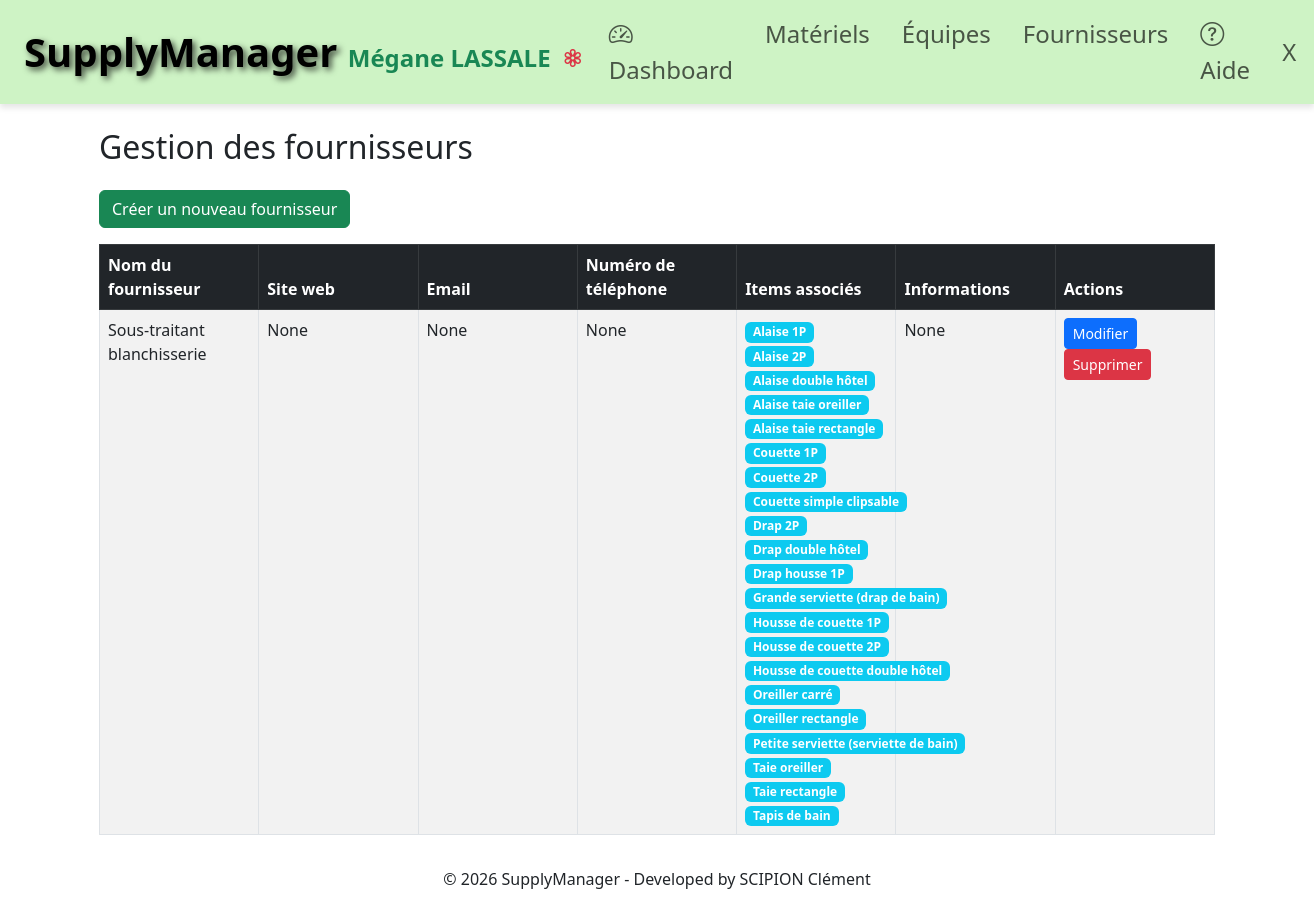
Before: /suppliers-management/ (signed in) with the older database file.
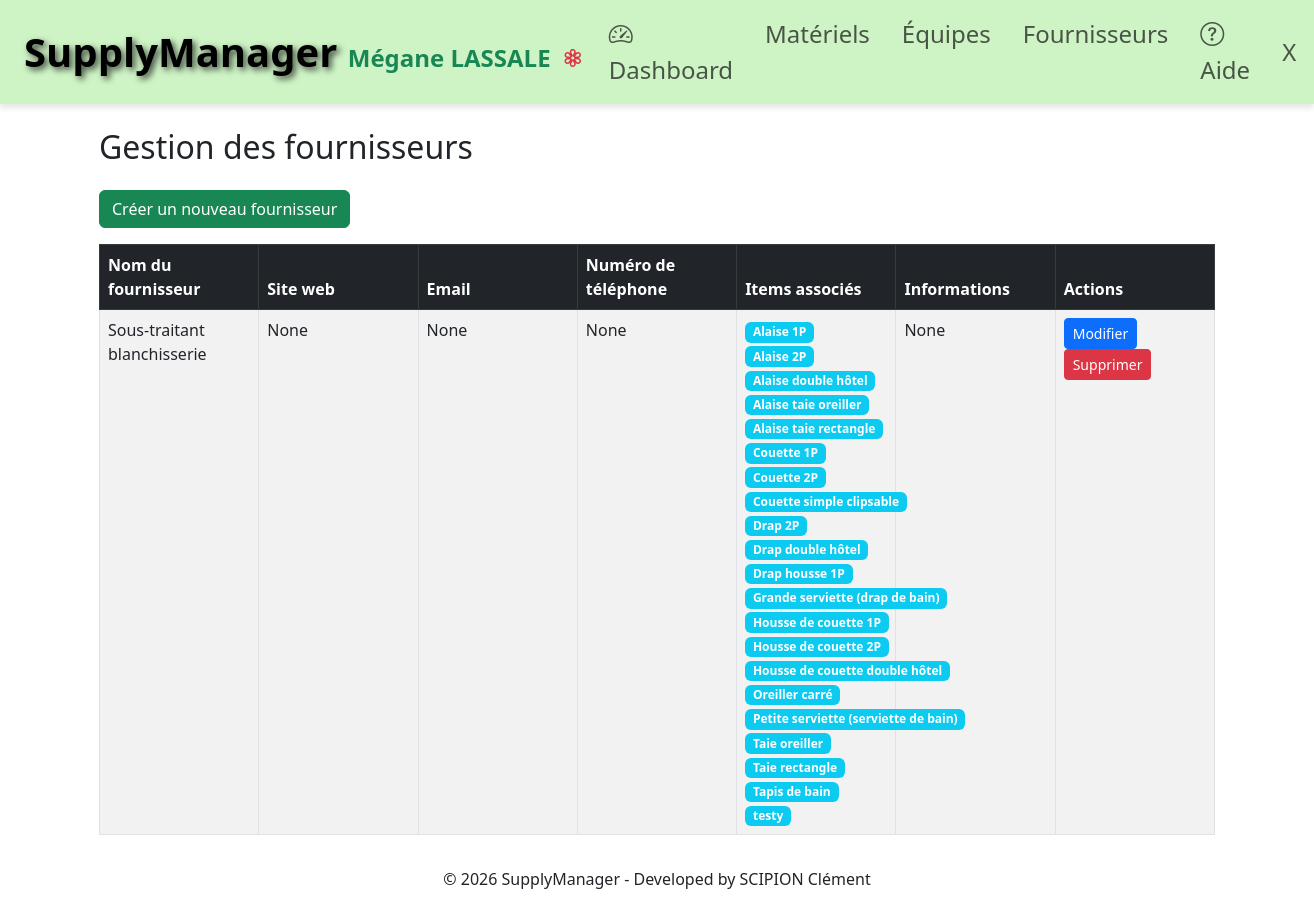
After: the same page with the newer database file.
### supplier/models.py (models this page shows, shortened)
class Supplier(models.Model):
    name = models.CharField(max_length=255)
    website = models.URLField(blank=True, null=True)
    contact_email = models.EmailField(blank=True, null=True)
    phone_number = models.CharField(max_length=20, blank=True, null=True)
    address = models.TextField(blank=True, null=True)
    other_details = models.TextField(blank=True, null=True)
    created_at = models.DateTimeField(auto_now_add=True)
    updated_at = models.DateTimeField(auto_now=True)

### supply/models.py (models this page shows, shortened)
class Item(models.Model):
    name = models.CharField(max_length=255)
    category = models.ForeignKey(
        ItemsCategory,
        on_delete=models.CASCADE,
        related_name='items'
    )
    suppliers = models.ManyToManyField(
        'supplier.Supplier',
        related_name='items',
        blank=True
    )
    total_quantity = models.PositiveIntegerField(default=0)
    outside_quantity = models.PositiveIntegerField(default=0)
    available_quantity = models.PositiveIntegerField(default=0)
    excess_quantity = models.PositiveIntegerField(
        default=0,
        help_text="Quantité excédentaire"
    )
    information = models.CharField(max_length=255, blank=True, null=True)
    created_by = models.ForeignKey(
        'authentication.User',
        on_delete=models.SET_NULL,
        null=True
    )
    is_available = models.BooleanField(default=True)
    created_at = models.DateTimeField(auto_now_add=True)
    updated_at = models.DateTimeField(auto_now=True)
    stock_entry_date = models.DateField(blank=True, null=True)
    last_inventory_quantity = models.PositiveIntegerField(
        default=0,
        help_text="Quantité lors du dernier inventaire"
    )
    last_inventory_date = models.DateTimeField(
        null=True,
        blank=True,
        help_text="Date du dernier inventaire"
    )
    class Meta:
        verbose_name = "Article"
        verbose_name_plural = "Articles"
        ordering = ['name']
        indexes = [
            models.Index(fields=['available_quantity'],
                         name='item_avail_qty_idx'),
            models.Index(fields=['outside_quantity'], name='item_out_qty_idx'),
            models.Index(fields=['excess_quantity'],
                         name='item_excess_qty_idx'),
            models.Index(fields=['is_available'], name='item_is_avail_idx'),
            models.Index(fields=['category', 'name'],
                         name='item_cat_name_idx'),
            models.Index(fields=['-created_at'], name='item_created_idx'),
        ]

### core/views/management.py (the view)
@login_required
def suppliers_management(request):
    suppliers = Supplier.objects.all().order_by('name')
    return render(
        request,
        'suppliers_management.html',
        {'suppliers': suppliers}
    )

### authentication/templatetags/auth_extras.py (called while the page is built)
def is_manager(user):
    return user.is_authenticated and user.role in ['ADMIN', 'DIRECTOR']

@register.filter(name='has_group')
def has_group(user, group_name):
    if not user.is_authenticated:
        return False
    return user.groups.filter(name=group_name).exists()

### core/templates/suppliers_management.html (shortened to what this page needs)
{% extends 'base.html' %}
{% load static %}
{% load auth_extras %}
{% block content %}
<div class="container mt-4">
    <h2 class="mb-4">Gestion des fournisseurs</h2>
    <div class="mb-3">
        {% if request.user|is_manager %}
        <a href="{% url 'create_supplier' %}" class="btn btn-success">Créer un nouveau fournisseur</a>
        {% endif %}
    </div>
    <div class="table-responsive">
        <table class="table table-striped table-bordered" style="table-layout: fixed;">
            <thead class="table-dark">
                <tr>
                    <th>Nom du fournisseur</th>
                    <th>Site web</th>
                    <th>Email</th>
                    <th>Numéro de téléphone</th>
                    <th>Items associés</th>
                    <th>Informations</th>
                    <th>Actions</th>
                </tr>
            </thead>
            <tbody>
                {% for supplier in suppliers %}
                <tr style="cursor: pointer;" data-bs-toggle="modal" data-bs-target="#supplierDetailModal{{ supplier.id }}">
                    <td>{{ supplier.name }}</td>
                    <td style="max-width: 200px; overflow: hidden; text-overflow: ellipsis; white-space: nowrap;">
                        {{ supplier.website }}
                    </td>
                    <td style="max-width: 200px; overflow: hidden; text-overflow: ellipsis; white-space: nowrap;">
                        {{ supplier.contact_email }}
                    </td>
                    <td>{{ supplier.phone_number }}</td>
                    <td>
                        {% if supplier.items.all %}
                            {% for item in supplier.items.all %}
                                <span class="badge bg-info me-1">{{ item.name }}</span>
                            {% endfor %}
                        {% else %}
                            <span class="text-muted">Aucun</span>
                        {% endif %}
                    </td>
                    <td style="max-width: 200px; overflow: hidden; text-overflow: ellipsis; white-space: nowrap;">
                        {{ supplier.other_details }}
                    </td>
                    <td onclick="event.stopPropagation()">
                        {% if request.user|is_manager %}
                        <a href="{% url 'change_supplier' supplier_id=supplier.id %}" class="btn btn-sm btn-primary">Modifier</a>
                        <button type="button" class="btn btn-sm btn-danger"
                                data-bs-toggle="modal"
                                data-bs-target="#deleteModal{{ supplier.id }}"
                                data-itemname="{{ supplier.name }}">
                            Supprimer
                        </button>
                        {% endif %}
                    </td>
                </tr>
                {% endfor %}
            </tbody>
        </table>
    </div>
</div>
{% endblock %}

Changed rows visible on the page:
removed Item: name "Oreiller rectangle"
added Item: name "testy"
